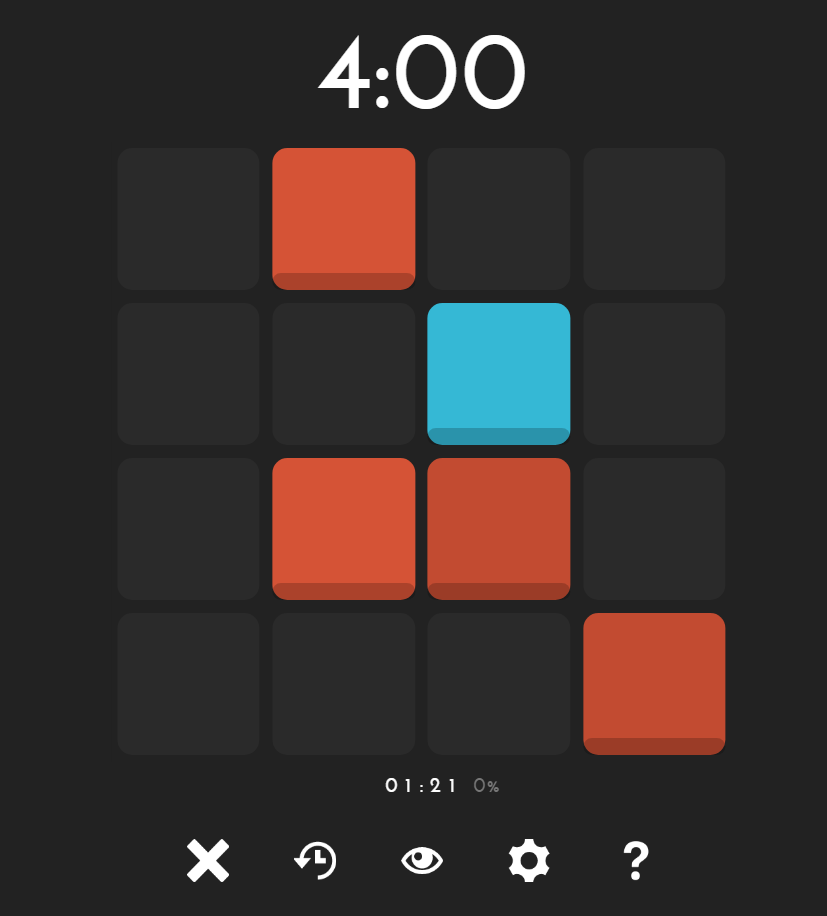
#> input picture tests/test1.png, 827 x 916 px
$ python detect.py tests/test1.png
#> lines starting #> are read from the running program, lines starting #| are printed output that depends on the picture; after the words box and inside, x2 and y2 are one past the last pixel; in counts of white or black regions, pixels touching at a corner belong together
#> in main, img is the input picture: shape (916, 827, 3); mean B, G, R 45.2, 47.3, 56.8
import cv2 as cv
import numpy as np
import argparse
from math import sqrt, floor

map_bgr = {
    0: [[30, 45], [30, 45], [30, 45]],  # gray
    1: [[40, 55], [60, 85], [170, 210]],  # red
    2: [[175, 205], [150, 180], [40, 55]],  # blue
}


def show(img):
    cv.namedWindow("window", cv.WINDOW_NORMAL)
    cv.resizeWindow("window", 1280, 720)
    cv.imshow("window", img)
    if cv.waitKey(0) == ord("q"):
        cv.destroyAllWindows()

# Shows a nxn 2d matrix of 0/1/2.
def show_board(board):
    for row in board:
        for item in row:
            match item:
                case 0:
                    print("⬛", end="")
                case 1:
                    print("🟥", end="")
                case 2:
                    print("🟦", end="")
                case _:
                    print("Invalid color in the board! Probably a None, meaning a color wasn't approximated.")
        print("")

def d():
    cv.destroyAllWindows()


def get_edges(img):
    return cv.Canny(img, 100, 200)


def get_mins_maxs(points):
    (x_min, x_max, y_min, y_max) = (100000, 0, 100000, 0)
    # points: [ [[y, x]] ... ]
    for p in points:
        x_min = min(x_min, p[0][1])
        x_max = max(x_max, p[0][1])
        y_min = min(y_min, p[0][0])
        y_max = max(y_max, p[0][0])
    return (x_min, x_max, y_min, y_max)


def between(n, low, high):
    return low < n < high

def between_t(n, arr):
    return arr[0] < n < arr[1]


def approx_color(bgr):
    (b, g, r) = bgr[0], bgr[1], bgr[2]
    gray, red, blue = map_bgr[0], map_bgr[1], map_bgr[2]
    if between_t(b, gray[0]) and between_t(g, gray[1]) and between_t(r, gray[2]):
        return 0
    if between_t(b, red[0]) and between_t(g, red[1]) and between_t(r, red[2]):
        return 1
    if between_t(b, blue[0]) and between_t(g, blue[1]) and between_t(r, blue[2]):
        return 2
    print(f"Color not found: {bgr}")
    return None


def run(img):
    # Do away with bg color
    # * This lower range is because of some #212121 line in theme 1... probably in the other themes too
    gray_lower = np.array([33, 33, 33])
    gray_upper = np.array([35, 35, 35])
    gray_mask = cv.bitwise_not(cv.inRange(img, gray_lower, gray_upper))
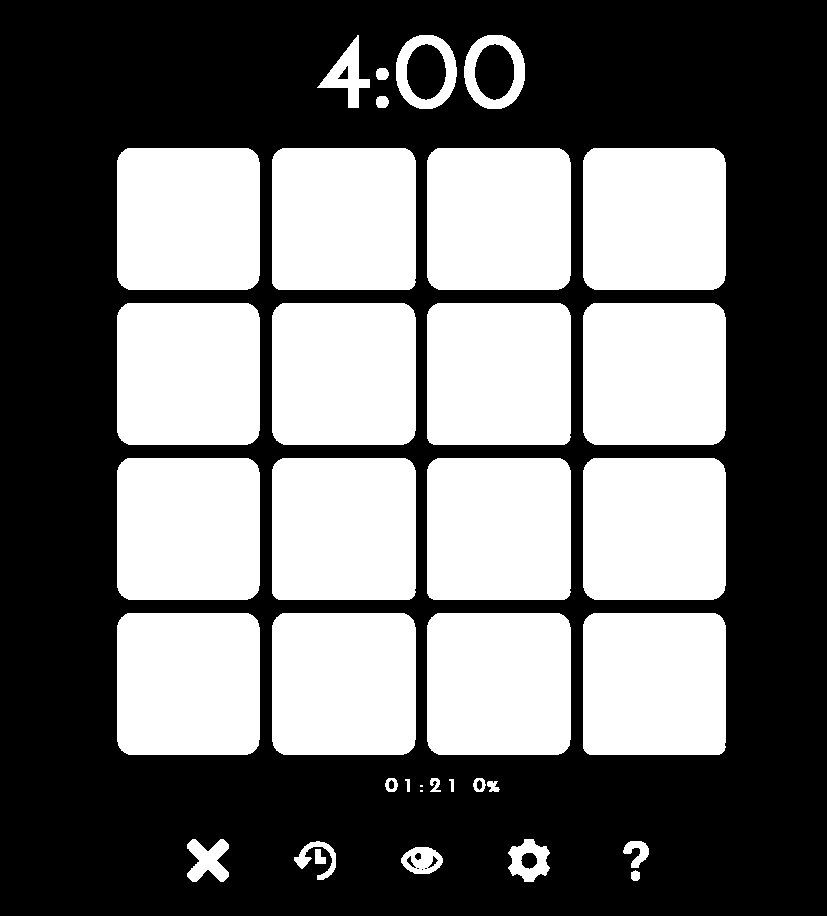
#> gray_mask: shape (916, 827); 44% white; 36 white regions (2 under 20 px), largest, box (x1, y1, x2, y2) and area: (427, 303, 571, 445) 20323, (427, 458, 571, 600) 20323, (272, 148, 416, 290) 20322
    no_bg = cv.bitwise_and(img, img, mask=gray_mask)
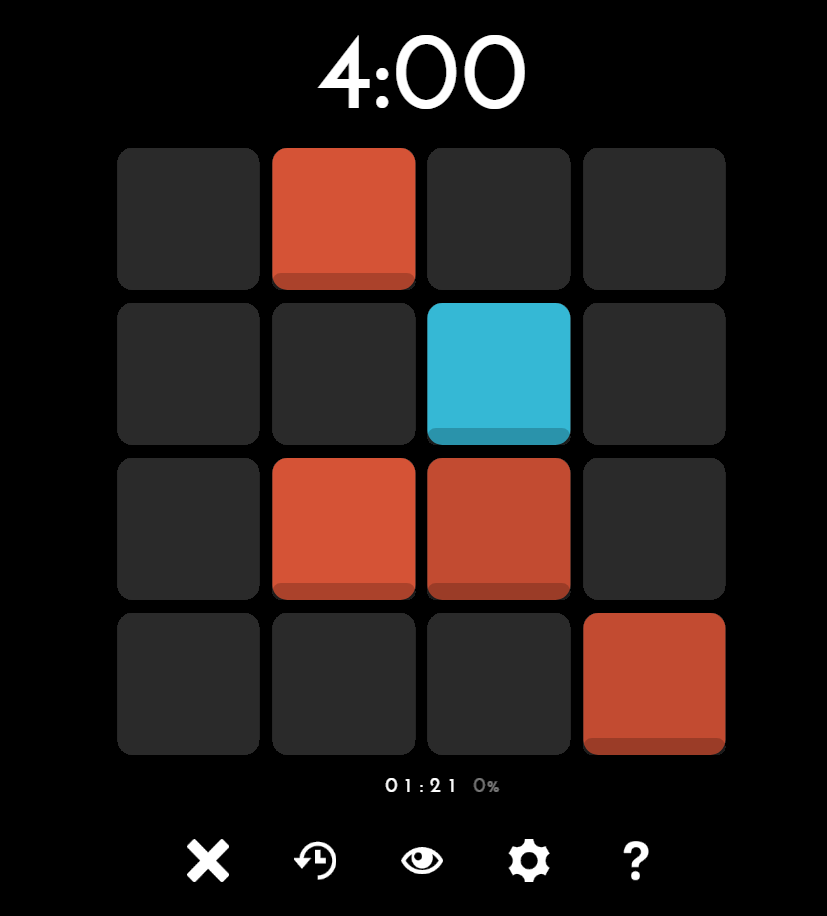
#> no_bg: shape (916, 827, 3); mean B, G, R 26.2, 28.3, 37.8

    # Edge detection on colored image will yield the bottom bezel lines, this can be used to detect where the filled squares are.
    edges = get_edges(no_bg)
#> in get_edges, `return cv.Canny(img, 100, 200)`:
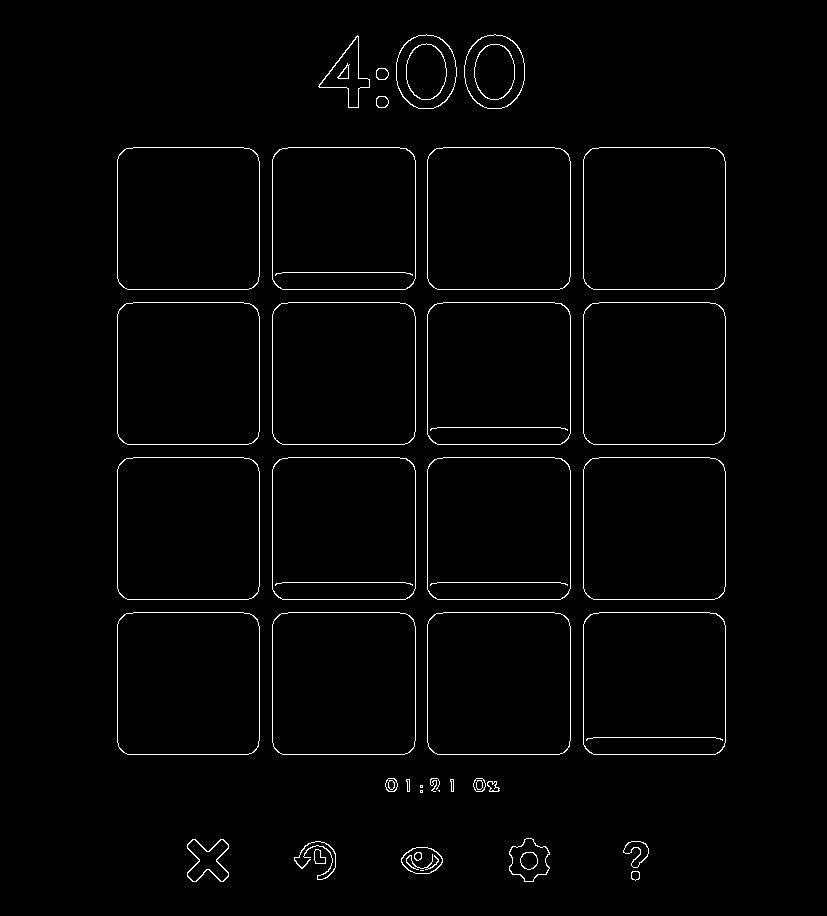
#> returned value: shape (916, 827); 1.6% white in thin lines or dots, all inside (x1, y1, x2, y2) = (117, 34, 726, 882)

    # Find contours
    contours, hierarchy = cv.findContours(edges, cv.RETR_EXTERNAL, cv.CHAIN_APPROX_SIMPLE)
#> contours = 37 contours, 4 with area under 20; largest, box (x1, y1, x2, y2) and area: (427, 457, 571, 600) 20120, (272, 457, 416, 600) 20120, (427, 302, 571, 445) 20120, (272, 147, 416, 290) 20120, (272, 302, 416, 445) 20115

    board_contours = []

    # Filter contours by area, shape, aspect_ratio, hierarchy
    for contour in contours:
        area = cv.contourArea(contour)
        if area < 2000:
            continue

        # Perimeter-Area relation: https://link.springer.com/chapter/10.1007/978-1-4899-2124-6_12
        # perimeter = cv.arcLength(contour, True)
        # ratio = perimeter / sqrt(area)
        # ratio should be around 4 for a square
        # if not 3.8 < ratio < 4.1:
        # pass (see below)

        # Aspect ratio filtering
        x, y, w, h = cv.boundingRect(contour)
        aspect_ratio = float(w) / h
        if not between(aspect_ratio, 0.97, 1.03):
            continue

        # cv.drawContours(img,[contour], 0, (0,255,0), 2)
        board_contours.append(contour)
#> this loop made 37 passes
#> (area, x, y, w, h, aspect_ratio) on passes 17 to 28: (19977, 583, 612, 143, 143, 1), (20112, 427, 612, 144, 143, 1.01), (20113, 272, 612, 144, 143, 1.01), (19970, 117, 612, 143, 143, 1), (19973, 583, 457, 143, 143, 1), (20120, 427, 457, 144, 143, 1.01), (20120, 272, 457, 144, 143, 1.01), (19973, 117, 457, 143, 143, 1), (19973, 583, 302, 143, 143, 1), (20120, 427, 302, 144, 143, 1.01), (20115, 272, 302, 144, 143, 1.01), (19973, 117, 302, 143, 143, 1)
#> area on passes 1 to 6: 63, 109, 827, 328.5, 60.5, 1079.5
#> after the loop, board_contours = 16 contours; largest, box (x1, y1, x2, y2) and area: (427, 457, 571, 600) 20120, (272, 457, 416, 600) 20120, (427, 302, 571, 445) 20120, (272, 147, 416, 290) 20120, (272, 302, 416, 445) 20115

    n = floor(sqrt(len(board_contours)))
#> n = 4
    if n * n != len(board_contours):
        print(f"Invalid board size: n = {n} with {len(board_contours)} many squares found; check the board detection code.")

    # All black image in the same shape
    blk_mask = np.empty_like(img)

    squares = []

    # OPTIONAL: extract squares and mask them on img
    for c in board_contours:
        # Approximate 4-point polygons out of the contours
        epsilon = 0.02 * cv.arcLength(c, True)
        approx = cv.approxPolyDP(c, epsilon, True)
        squares.append(approx)

        # Draw them onto a mask
        cv.fillPoly(blk_mask, [approx], (255, 255, 255))
#> this loop made 16 passes
#> (epsilon, approx) on passes 1 to 12: (10.96, [[590, 614], [585, 748], [719, 752], [723, 619]]), (11, [[434, 614], [429, 748], [564, 752], [568, 619]]), (11, [[279, 614], [274, 748], [409, 752], [413, 619]]), (10.96, [[124, 614], [119, 748], [253, 752], [257, 619]]), (10.96, [[590, 459], [585, 593], [719, 597], [723, 464]]), (11, [[434, 459], [429, 593], [564, 597], [568, 464]]), (11, [[279, 459], [274, 593], [409, 597], [413, 464]]), (10.96, [[124, 459], [119, 593], [253, 597], [257, 464]]), (10.96, [[590, 304], [585, 438], [719, 442], [723, 309]]), (11, [[434, 304], [429, 438], [564, 442], [568, 309]]), (11, [[279, 304], [274, 438], [409, 442], [413, 309]]), (10.96, [[124, 304], [119, 438], [253, 442], [257, 309]])
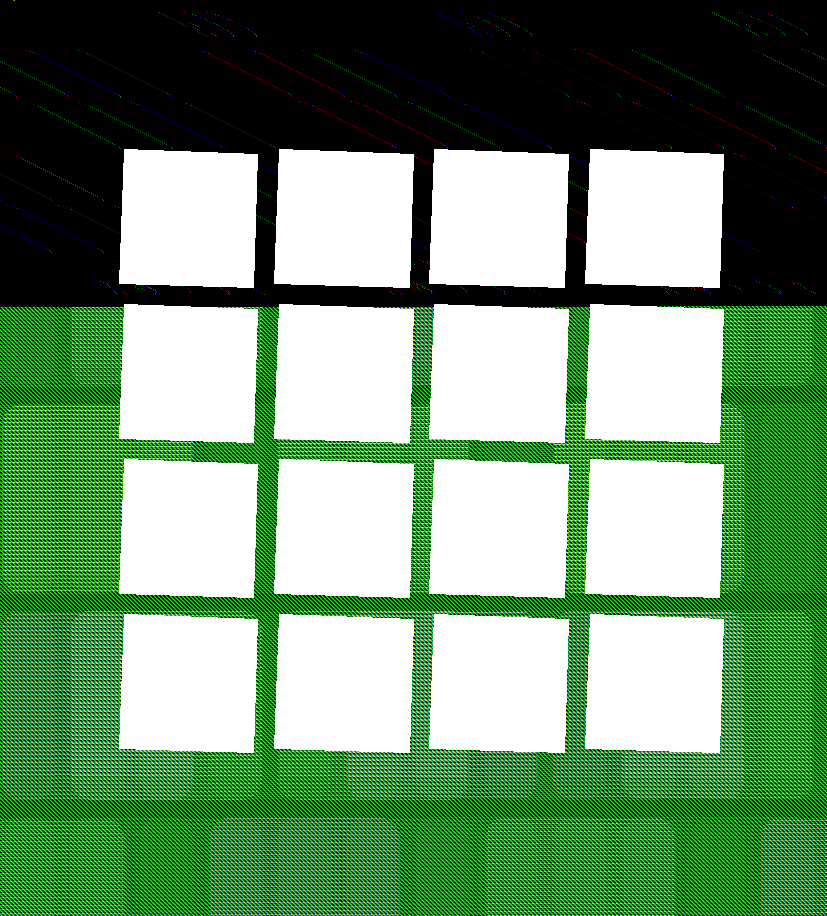
#> blk_mask: shape (916, 827, 3); mean of channels 0, 1, 2 133.3, 133.2, 133.3; drawn as B, G, R
#> after the loop, squares = 16 contours; largest, box (x1, y1, x2, y2) and area: (429, 614, 569, 753) 17976, (274, 614, 414, 753) 17976, (429, 459, 569, 598) 17976, (274, 459, 414, 598) 17976, (429, 304, 569, 443) 17976

    # Extract the interesting bits from the image using the mask (optional)
    final = cv.bitwise_and(img, blk_mask)
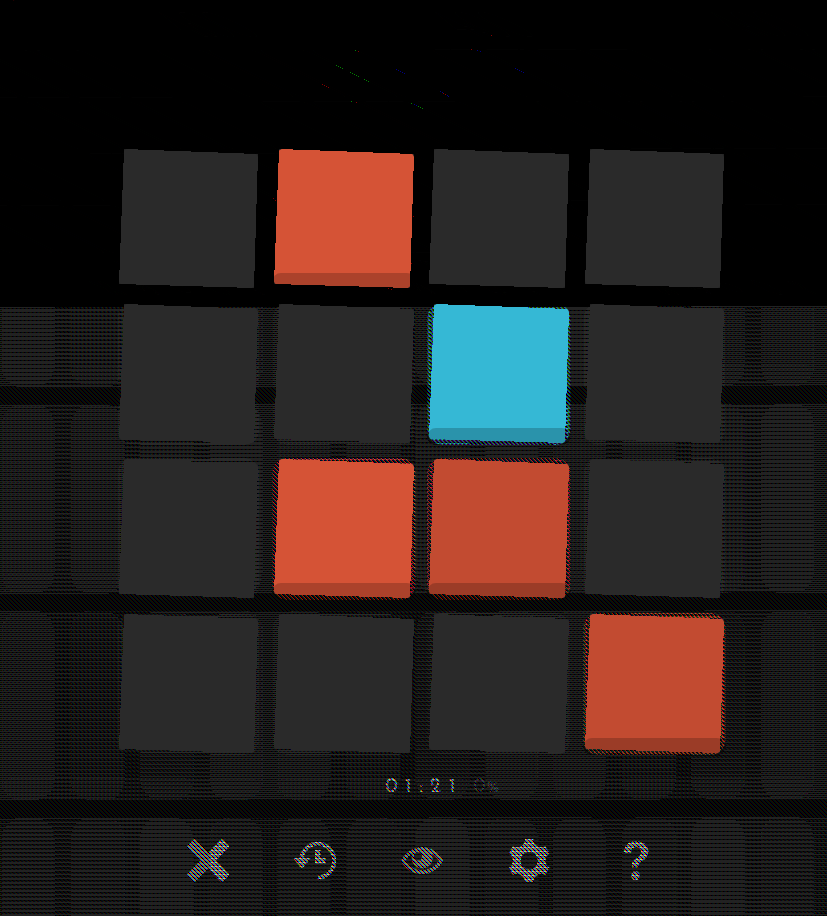
#> final: shape (916, 827, 3); mean B, G, R 29.6, 31.5, 40.3

    flat_board = []

    # Obtain the average colors of each polygon
    # squares is in reversed order (from bottom right to top left) so reverse it
    for square in reversed(squares):
        # square: [ [[y, x]] ... ]

        # Get all the pixels in the square from the image
        (x1, x2, y1, y2) = get_mins_maxs(square)
        piece = final[x1:x2, y1:y2]

        # Take average color
        bgr_avg = np.mean(piece, axis=(0, 1))
        color = approx_color(bgr_avg)

        flat_board.append(color)
#> this loop made 16 passes
#> (square, x1, x2, y1, y2, b in approx_color, g in approx_color, r in approx_color) on passes 1 to 7: ([[124, 149], [119, 283], [253, 287], [257, 154]], 149, 287, 119, 257, 39.87, 39.87, 39.87), ([[279, 149], [274, 283], [409, 287], [413, 154]], 149, 287, 274, 413, 50.27, 77.25, 198.4), ([[434, 149], [429, 283], [564, 287], [568, 154]], 149, 287, 429, 568, 39.88, 39.88, 39.88), ([[590, 149], [585, 283], [719, 287], [723, 154]], 149, 287, 585, 723, 39.87, 39.87, 39.87), ([[124, 304], [119, 438], [253, 442], [257, 309]], 304, 442, 119, 257, 40.77, 40.74, 40.8), ([[279, 304], [274, 438], [409, 442], [413, 309]], 304, 442, 274, 413, 40.76, 40.73, 40.76), ([[434, 304], [429, 438], [564, 442], [568, 309]], 304, 442, 429, 568, 200.8, 173.5, 50.44)
#> pass 1, in run, `piece = final[x1:x2, y1:y2]`:
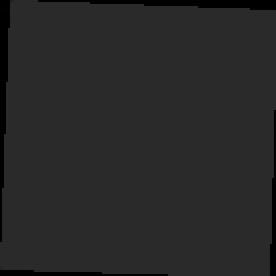
#> piece: shape (138, 138, 3) (shown 2 times larger); mean B, G, R 39.9, 39.9, 39.9
#> after the loop:
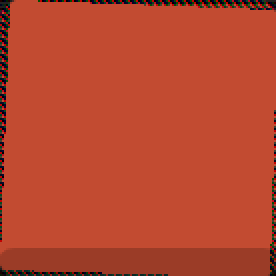
#> piece: shape (138, 138, 3) (shown 2 times larger); mean B, G, R 46.9, 71.5, 183.9
#> after the loop, flat_board = [0, 1, 0, 0, 0, 0, 2, 0, 0, 1, 1, 0, 0, 0, 0, 1]

    board = np.reshape(np.array(flat_board), (-1, n))
#> board = [[0, 1, 0, 0], [0, 0, 2, 0], [0, 1, 1, 0], [0, 0, 0, 1]]
    return board


def main():
    # Parse cmd-line args
    parser = argparse.ArgumentParser(description="Process an image.")
    parser.add_argument("image", type=str, help="Name of the image file.")
    args = parser.parse_args()
    image = args.image

    # Use OpenCV to read the image
    img = cv.imread(image)

    run(img)


if __name__ == "__main__":
    main()
